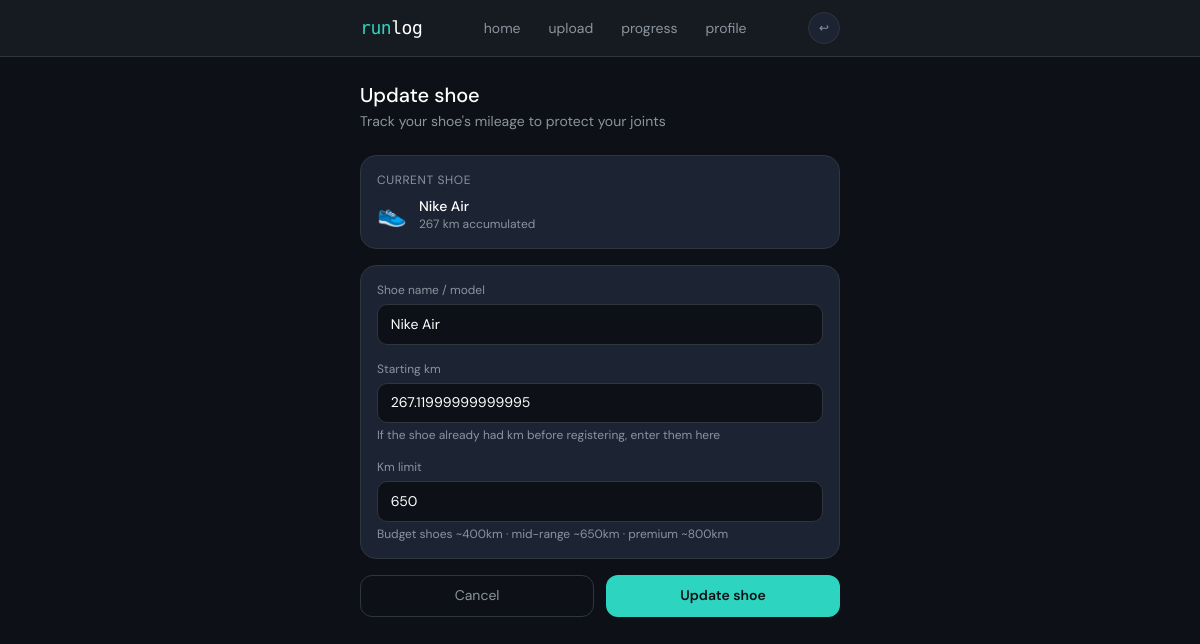
/profile/shoe (signed in), run on the app's committed database.
### tables this page shows
CREATE TABLE shoes (
    id         INTEGER PRIMARY KEY AUTOINCREMENT,
    user_id    INTEGER NOT NULL,
    name       TEXT    NOT NULL,
    km         REAL    DEFAULT 0,
    active     INTEGER DEFAULT 1,
    created_at DATETIME DEFAULT CURRENT_TIMESTAMP, km_limit INTEGER DEFAULT 650,
    FOREIGN KEY (user_id) REFERENCES users(id)
);

### app.py (the view, shortened to what this page needs)
@app.route("/profile/shoe", methods=["GET", "POST"])
@login_required
def profile_shoe():
    user_id = session.get("user_id")
    shoe_result = get_shoe(user_id)
    current = shoe_result[0] if shoe_result else None
    return render_template("shoe.html", current=current)

### app.py (called while the page is built)
@app.context_processor
def inject_globals():
    return {
        "today": datetime.now().strftime("%d de %B, %Y"),
        "today_date": date.today().isoformat()
    }

### db.py (called while the page is built)
def get_shoe(user_id):
    return db.execute("SELECT * FROM shoes WHERE user_id = ? AND active = 1 LIMIT 1", user_id)

### helpers.py (called while the page is built)
def login_required(f):
    @wraps(f)
    def decorated_function(*args, **kwargs):
        if session.get("user_id") is None:
            return redirect("/login")
        return f(*args, **kwargs)
    return decorated_function

### templates/shoe.html (shortened to what this page needs)
{% extends "layout.html" %}
{% block content %}
<div class="mb-6 fade-up">
  <h1 class="text-xl font-medium">{% if current %}Update shoe{% else %}Register shoe{% endif %}</h1>
  <p class="text-muted text-sm mt-0.5">Track your shoe's mileage to protect your joints</p>
</div>
{% if current %}
<div class="bg-card border border-border rounded-xl2 p-4 mb-4 fade-up">
  <p class="text-xs text-muted uppercase tracking-wider mb-2">Current shoe</p>
  <div class="flex items-center gap-3">
    <div class="text-2xl">👟</div>
    <div>
      <p class="font-medium text-sm">{{ current.name }}</p>
      <p class="text-xs text-muted">{{ current.km | round(0) | int }} km accumulated</p>
    </div>
  </div>
</div>
{% endif %}
<form action="/profile/shoe" method="post">
  <div class="bg-card border border-border rounded-xl2 p-4 mb-4 fade-up fade-up-1 space-y-4">
    <div>
      <label class="block text-xs text-muted mb-1.5" for="name">Shoe name / model</label>
      <input id="name" name="name" type="text" required
        class="input-field" placeholder="E.g. Nike Pegasus 40"
        value="{{ current.name if current else '' }}" />
    </div>
    <div>
      <label class="block text-xs text-muted mb-1.5" for="km_inicial">Starting km</label>
      <input id="km_inicial" name="km_inicial" type="number" min="0" step="0.1"
        class="input-field" placeholder="0"
        value="{{ current.km if current else '0' }}" />
      <p class="text-xs text-muted mt-1">If the shoe already had km before registering, enter them here</p>
    </div>
    <div>
      <label class="block text-xs text-muted mb-1.5" for="km_limit">Km limit</label>
      <input id="km_limit" name="km_limit" type="number" min="100" max="1500" step="10"
        class="input-field" placeholder="650"
        value="{{ current.km_limit if current else '650' }}" />
      <p class="text-xs text-muted mt-1">Budget shoes ~400km · mid-range ~650km · premium ~800km</p>
    </div>
  </div>
  <div class="flex gap-3">
    <a href="/profile" class="btn-secondary flex-1 text-center">Cancel</a>
    <button type="submit" class="btn-primary flex-1">
      {% if current %}Update shoe{% else %}Register shoe{% endif %}
    </button>
  </div>
</form>
{% endblock %}

### static/styles.css (style rules this page uses)
.input-field { display: block; width: 100%; background: #0d1117; border: 1px solid #30363d; border-radius: .625rem; padding: .55rem .8rem; font-size: .875rem; color: white; font-family: 'DM Sans', sans-serif; transition: border-color .15s; outline: none; -webkit-appearance: none; appearance: none; }
.input-field::placeholder { color: #8b949e; }
.btn-primary { display: inline-flex; align-items: center; justify-content: center; background: #2dd4bf; color: #0d1117; font-weight: 600; font-size: .875rem; padding: .65rem 1.25rem; border-radius: .75rem; border: none; cursor: pointer; transition: background .15s, transform .1s; font-family: 'DM Sans', sans-serif; }
.btn-secondary { display: inline-flex; align-items: center; justify-content: center; background: transparent; color: #8b949e; font-size: .875rem; padding: .6rem 1.2rem; border-radius: .75rem; border: 1px solid #30363d; cursor: pointer; transition: all .15s; font-family: 'DM Sans', sans-serif; }
input[type="number"] { -moz-appearance: textfield; }

### templates/layout.html (style rules this page uses)
body { font-family: 'DM Sans', sans-serif; }
.fade-up { animation: fadeUp .35s ease both; }
.fade-up-1 { animation-delay: .05s; }

### data on the page
shoes: name "Nike Air", km "267", km_inicial "267.11999999999995", km_limit "650"
